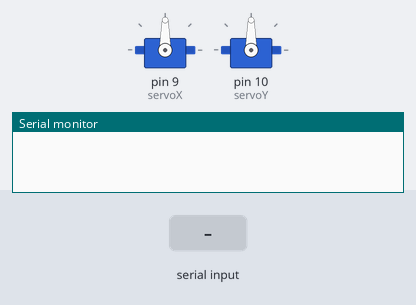
Simulated run of this sketch. Board: Arduino Uno, built with avr-gcc and run on an emulated ATmega328P. Parts: 2 × servo, the last lines printed to the serial monitor. The inputs (shaded band) are chosen by the test bench.

Above: at 1.2 s.
1.3 s: "90,45\n" received over Serial
At 2.3 s:
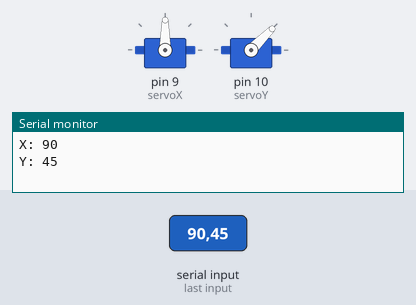
2.8 s: "30,150\n" received over Serial
At 3.5 s:
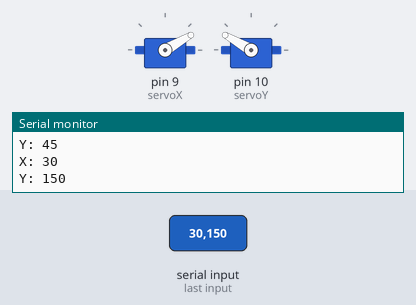
4.3 s: "1,90\n" received over Serial
At 4.6 s:
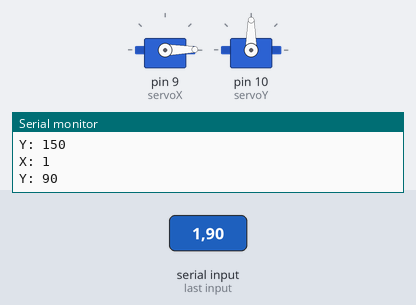
Timing chart, 0 to 7.3 s (numbered marks = the images above; inputs shaded):
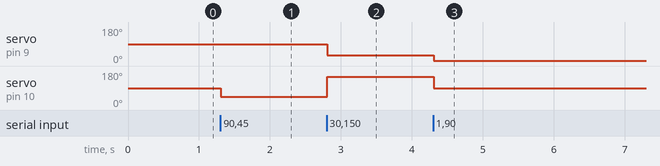

The sketch:

bang.ino
```cpp
#include <Servo.h>

Servo servoX;
Servo servoY;

int angleX = 90;
int angleY = 90;

void setup() {
    Serial.begin(9600);
    servoX.attach(9);
    servoY.attach(10);
    servoX.write(angleX);
    servoY.write(angleY);
}

void loop() {
    if (Serial.available() > 0) {
        String data = Serial.readStringUntil('\n');
        int commaIndex = data.indexOf(',');
        if (commaIndex > 0) {
            int newAngleX = data.substring(0, commaIndex).toInt();
            int newAngleY = data.substring(commaIndex + 1).toInt();
            if (newAngleX >= 0 && newAngleX <= 180) {
                servoX.write(newAngleX);
                Serial.print("X: ");
                Serial.println(newAngleX);
            }
            if (newAngleY >= 0 && newAngleY <= 180) {
                servoY.write(newAngleY);
                Serial.print("Y: ");
                Serial.println(newAngleY);
            }
        }
    }
}
```

Measured:
- after the input at 1.3 s, servo on pin 10 (servoY): 90° → 45° at once
- after the input at 2.8 s, servo on pin 9 (servoX): 90° → 30° at once; servo on pin 10 (servoY): 45° → 150° at once
- after the input at 4.3 s, servo on pin 9 (servoX): 30° → 1° at once; servo on pin 10 (servoY): 150° → 90° at once
